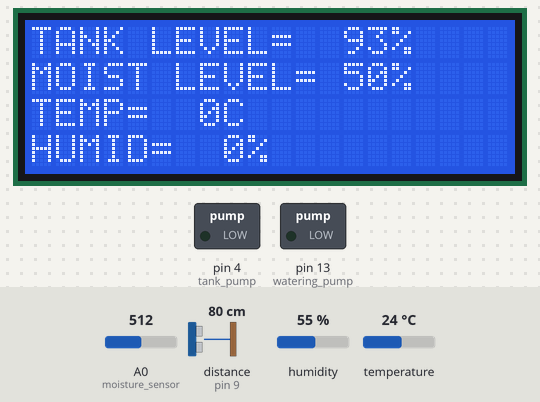
A sketch run on a simulated Arduino Uno, built with avr-gcc and run on an emulated ATmega328P. Shown: 20×4 character LCD, switched loads named in the sketch (green lamp = pin HIGH). Wiring (inferred from the names in the program): ultrasonic range finder: trigger pin 10; echo pin 9. The test bench sets the inputs (shaded band); at power-on: distance to the obstacle (sensor on pin 9) 80 cm, A0 (moisture_sensor) = 512, humidity 55 %, temperature 24 °C. The echo pulse lasts 58.3 µs per cm; the modem accepts every AT command (registered, SIM ready, sends succeed) and sends nothing else; pins used as bus, display or sensor lines are not drawn; what the sketch prints to the serial monitor is not drawn.

Above: at 1.3 s.
1.4 s: distance to the obstacle (sensor on pin 9) set to 4 cm
At 2.7 s:
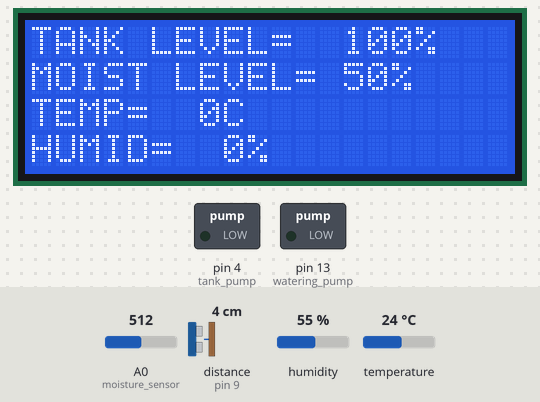
4.4 s: distance to the obstacle (sensor on pin 9) set to 35 cm
At 5.4 s:
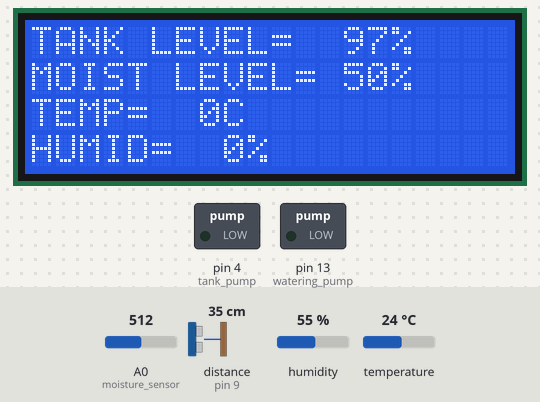
7.4 s: A0 (moisture_sensor) set to 493
At 8.8 s:
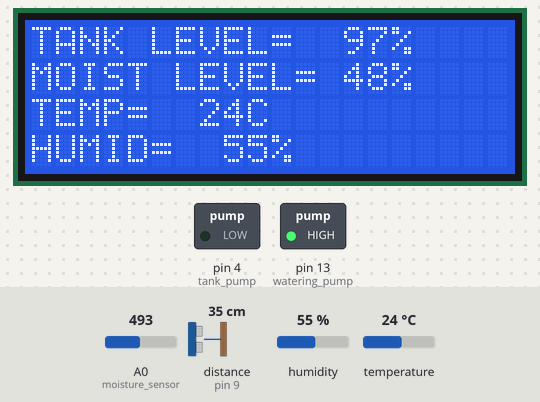
9.1 s: distance to the obstacle (sensor on pin 9) set to 9 cm
At 9.8 s:
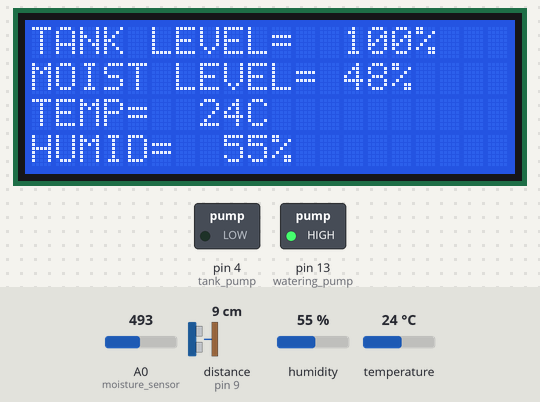
10.7 s: distance to the obstacle (sensor on pin 9) set to 60 cm
At 11.2 s:
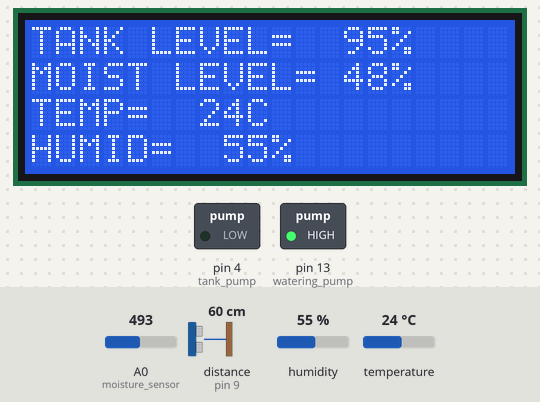
13.7 s: A0 (moisture_sensor) set to 716
At 15.4 s:
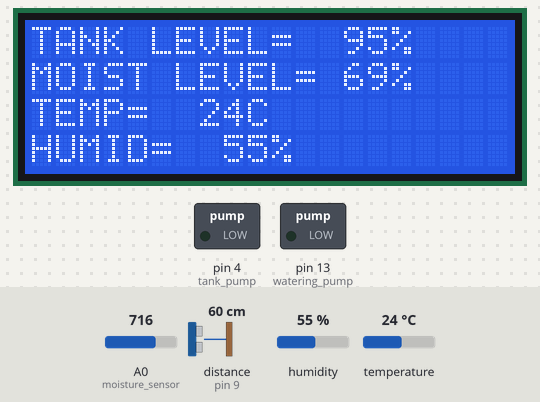
Timing chart, 0 to 16.9 s (numbered marks = the images above; inputs shaded):
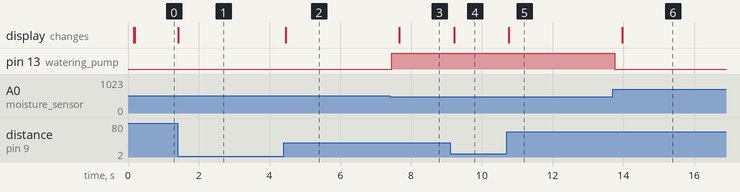

The sketch:

Automatic_Irrigitation_System_Final_Code.ino
```cpp
#include <SHT21.h>
#include <LiquidCrystal.h>
#include <SoftwareSerial.h>
#include <Wire.h>
#define echo 9
#define trigger 10
#define tank_pump 4
#define watering_pump 13
#define moisture_sensor A0

long duration;
int distance;
int distance_percent;
int water_level;
int moisture_value;
int moist_percent;
bool waterPumpOn = false;
bool tankPumpOn = false;
int temp;
int humid;

SoftwareSerial SIM900(2, 3);
LiquidCrystal lcd(12, 11, 8, 7, 6, 5);
SHT21 sht;

void setup () {

  lcd.begin(20, 4);
  SIM900.begin(9600);
  Serial.begin(9600);

  pinMode(echo, INPUT);
  pinMode(moisture_sensor, INPUT);
  pinMode(trigger, OUTPUT);
  digitalWrite(trigger, LOW);
  pinMode(watering_pump, OUTPUT);
  pinMode(tank_pump, OUTPUT);

  digitalWrite(watering_pump, LOW);
  digitalWrite(tank_pump, LOW);

  lcd.setCursor(0, 1);
  lcd.print("SMART IRRIGATION");
  lcd.setCursor(0, 2);
  lcd.print("CSE360");
  lcd.setCursor(0, 3);
  lcd.print("GROUP 1");
  Wire.begin();
  delay(100);
  lcd.clear();
}


void loop() {

  //W. LEVEL SENSOR
  digitalWrite(trigger, LOW);
  delayMicroseconds(2);
  digitalWrite(trigger, HIGH);
  delayMicroseconds(10);
  digitalWrite(trigger, LOW);

  duration = pulseIn(echo, HIGH);
  distance = duration * 0.017; //in cm
  distance_percent = map(distance, 0, 1023, 0, 100);
  water_level = 100 - distance_percent;

  //M. LEVEL SENSOR
  moisture_value = analogRead(moisture_sensor);
  moist_percent = map(moisture_value, 0, 1023, 0, 100);
  condition();
  delay(50);
}


//SHT SENSOR
void SHT_S() {

  temp = sht.getTemperature();
  sht.reset(); //reset to get correct output on the next reading
  humid = sht.getHumidity();
  sht.reset();

  Serial.println(temp);
  Serial.println(humid);
}

//SMS
void sms() {
  if (waterPumpOn) {
    waterPumpOn = false;
    SIM900.println("AT+CMGF=1");
    SIM900.println("AT+CMGS=\"+8801234567890\"");
    SIM900.println("WATERING PUMP IS OFF");
    delay(100);
  }
}

void sms1() {
  if (tankPumpOn) {
    tankPumpOn = false;
    SIM900.println("AT+CMGF=1");
    SIM900.println("AT+CMGS=\"+8801234567890\"");
    SIM900.println("TANK PUMP IS OFF");
    delay(100);
 }
}

void sms2() {
  if (!waterPumpOn) {
    waterPumpOn = true;
    SIM900.println("AT+CMGF=1");
    SIM900.println("AT+CMGS=\"+8801234567890\"");
    SIM900.println("WATER PUMP IS ON");
    delay(100);
  }
}

void sms3() {
  if (!tankPumpOn) {
    tankPumpOn = true;
    SIM900.println("AT+CMGF=1");
    SIM900.println("AT+CMGS=\"+8801234567890\"");
    SIM900.println("TANK PUMP IS ON");
    delay(100);
  }
}

//Conditions for Pump
void condition() {

  if (water_level > 65 && moist_percent < 50) {

    digitalWrite(tank_pump, LOW);
    digitalWrite(watering_pump, HIGH);
    SHT_S();

    Serial.println(water_level);
    Serial.println("OFF"); // message to send TANK PUMP IS OFF
    sms1();


    Serial.println(moist_percent);
    Serial.println("ON"); // message to send WATERING PUMP IS ON
    sms2();
  }

  else if (water_level < 65 && moist_percent > 50) {

    digitalWrite(tank_pump, HIGH);
    digitalWrite(watering_pump, LOW);
    SHT_S();

    Serial.println(water_level);
    Serial.println("ON"); // message to send TANK PUMP IS ON
    sms3();

    Serial.println(moist_percent);
    Serial.println("OFF"); // message to send WATERING PUMP IS OFF
    sms();
  }

  else if (water_level > 65 && moist_percent > 50) {

    digitalWrite(tank_pump, LOW);
    digitalWrite(watering_pump, LOW);
    SHT_S();

    Serial.println(water_level);
    Serial.println("OFF"); // message to send TANK PUMP IS OFF
    sms1();

    Serial.println(moist_percent);
    Serial.println("OFF"); // message to send WATERING PUMP IS OFF
    sms();
  }

  else if (water_level < 65 && moist_percent < 50) {

    digitalWrite(tank_pump, HIGH);
    digitalWrite(watering_pump, HIGH);
    SHT_S();

    Serial.println(water_level);
    Serial.println("ON"); // message to send TANK PUMP IS ON
    sms3();

    Serial.println(moist_percent);
    Serial.println("ON"); // message to send WATERING PUMP IS ON
    sms2();
  }

  LCD();
}


void LCD() {

  lcd.clear();
  lcd.setCursor(0, 0);
  lcd.print("TANK LEVEL=  ");
  lcd.print(water_level);
  lcd.print("%");
  lcd.setCursor(0, 1);
  lcd.print("MOIST LEVEL= ");
  lcd.print(moist_percent);
  lcd.print("%");

  lcd.setCursor(0, 2);
  lcd.print("TEMP=  ");
  lcd.print(temp);
  lcd.print("C");
  lcd.setCursor(0, 3);
  lcd.print("HUMID=  ");
  lcd.print(humid);
  lcd.print("%");
}
```

Measured:
- the behaviour switches between 512 and 511 on A0 (moisture_sensor) (found by bisection; images 2 and 3)
- after the input at 1.4 s, the display: changes at once (image 1)
- after the input at 4.4 s, the display: changes after 0.06 s (image 2)
- after the input at 7.4 s, pin 13 (watering_pump): LOW → HIGH after 0.05 s; the display: changes after 0.26 s (image 3)
- after the input at 9.1 s, the display: changes after 0.12 s (image 4)
- after the input at 10.7 s, the display: changes after 0.06 s (image 5)
- after the input at 13.7 s, pin 13 (watering_pump): HIGH → LOW after 0.06 s; the display: changes after 0.27 s (image 6)
